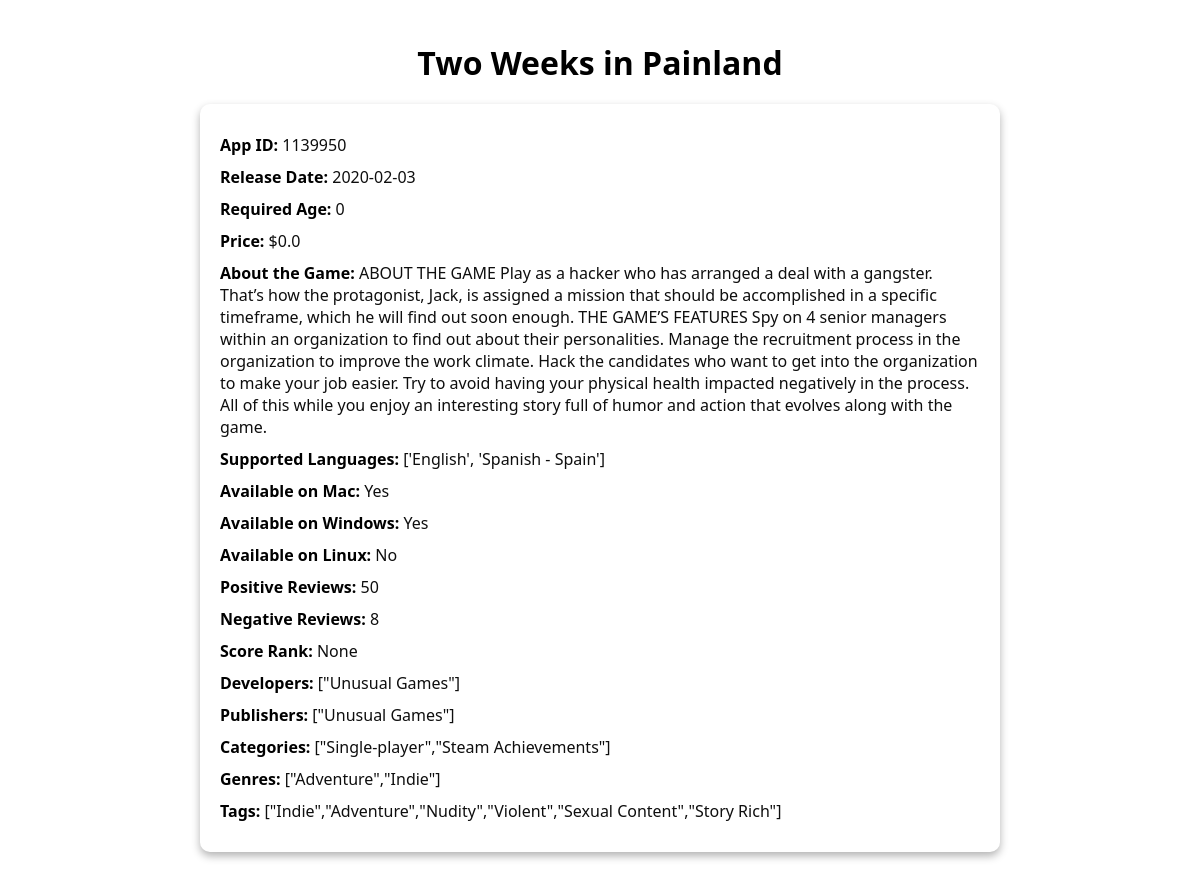
The page /api/game_detail/1292/ on the database its author committed.
### analytics/models.py (models this page shows, shortened)
class GameData(models.Model):
    app_id = models.IntegerField()
    name = models.CharField(max_length=255)
    release_date = models.DateField(null=True, blank=True)
    required_age = models.IntegerField(null=True, blank=True)
    price = models.FloatField(null=True, blank=True)
    dlc_count = models.IntegerField(null=True, blank=True)
    about_the_game = models.TextField(null=True, blank=True)
    supported_languages = models.TextField(null=True, blank=True)
    windows = models.BooleanField(default=False)
    mac = models.BooleanField(default=False)
    linux = models.BooleanField(default=False)
    positive = models.IntegerField(null=True, blank=True)
    negative = models.IntegerField(null=True, blank=True)
    score_rank = models.IntegerField(null=True, blank=True)
    developers = models.CharField(max_length=255, null=True, blank=True)
    publishers = models.CharField(max_length=255, null=True, blank=True)
    categories = models.TextField(null=True, blank=True)
    genres = models.TextField(null=True, blank=True)
    tags = models.TextField(null=True, blank=True)

### analytics/views.py (the view)
# urls.py: path('game_detail/<int:game_id>/', game_detail, name='game_detail'),
def game_detail(request, game_id):
    game = get_object_or_404(GameData, pk=game_id)
    return render(request, 'analytics/game_detail.html', {'game': game})

### analytics/templates/analytics/game_detail.html (shortened to what this page needs)
<!DOCTYPE html>
<html>
<head>
</head>
<body>
    <h1>{{ game.name }}</h1>
    <div class="glass game-details">
        <p><label>App ID:</label> {{ game.app_id }}</p>
        <p><label>Release Date:</label> {{ game.release_date|date:'Y-m-d' }}</p>
        <p><label>Required Age:</label> {{ game.required_age }}</p>
        <p><label>Price:</label> ${{ game.price }}</p>
        <p><label>About the Game:</label> {{ game.about_the_game }}</p>
        <p><label>Supported Languages:</label> {{ game.supported_languages }}</p>
        <p><label>Available on Mac:</label> {{ game.mac|yesno:"Yes,No" }}</p>
        <p><label>Available on Windows:</label> {{ game.windows|yesno:"Yes,No" }}</p>
        <p><label>Available on Linux:</label> {{ game.linux|yesno:"Yes,No" }}</p>
        <p><label>Positive Reviews:</label> {{ game.positive }}</p>
        <p><label>Negative Reviews:</label> {{ game.negative }}</p>
        <p><label>Score Rank:</label> {{ game.score_rank }}</p>
        <p><label>Developers:</label> {{ game.developers|default:"N/A" }}</p>
        <p><label>Publishers:</label> {{ game.publishers|default:"N/A" }}</p>
        <p><label>Categories:</label> {{ game.categories|default:"N/A" }}</p>
        <p><label>Genres:</label> {{ game.genres|default:"N/A" }}</p>
        <p><label>Tags:</label> {{ game.tags|default:"N/A" }}</p>
    </div>
</body>
</html>

### analytics/templates/analytics/game_detail.html (style rules this page uses)
body { font-family: system-ui, -apple-system, BlinkMacSystemFont, 'Segoe UI', Roboto, Oxygen, Ubuntu, Cantarell, 'Open Sans', 'Helvetica Neue', sans-serif; max-width: 800px; margin: 0 auto; padding: 20px; background: url('https://assets.bwbx.io/images/users/iqjWHBFdfxIU/iIsGJ2cmtCEE/v0/1200x503.jpg') no-repeat center center fixed; background-size: cover; color: #0e0e0e; }
.glass { background: rgba(255, 255, 255, 0.1); border-radius: 10px; box-shadow: 0 4px 8px rgba(0, 0, 0, 0.3); padding: 20px; margin-top: 20px; backdrop-filter: blur(10px); }
h1 { text-align: center; margin-bottom: 20px; color: #000000; }
.game-details label { font-weight: bold; color: #000000; }
.game-details p { margin: 10px 0; }

### rows shown on the page
GameData: name "Two Weeks in Painland", app_id "1139950", release_date "2020-02-03", required_age "0", price "0.0", about_the_game "ABOUT THE GAME Play as a hacker who has arranged a deal with a gangster. That’s how the protagonist, Jack, is assigned a mission that should be accomplished in a specific timeframe, which he will find out soon enough. THE GAME’S FEATURES Spy on 4 senior managers within an organization to find out about their personalities. Manage the recruitment process in the organization to improve the work climate. Hack the candidates who want to get into the organization to make your job easier. Try to avoid having your physical health impacted negatively in the process. All of this while you enjoy an interesting story full of humor and action that evolves along with the game.", supported_languages "['English', 'Spanish - Spain']", mac "Yes", windows "Yes", linux "No", positive "50", negative "8", score_rank "None", developers "[\"Unusual Games\"]", publishers "[\"Unusual Games\"]", categories "[\"Single-player\",\"Steam Achievements\"]", genres "[\"Adventure\",\"Indie\"]", tags "[\"Indie\",\"Adventure\",\"Nudity\",\"Violent\",\"Sexual Content\",\"Story Rich\"]"
